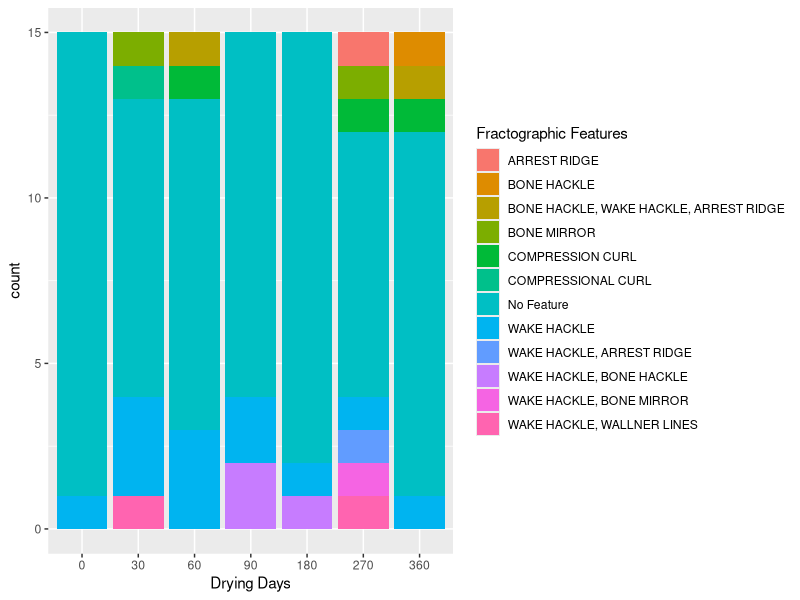
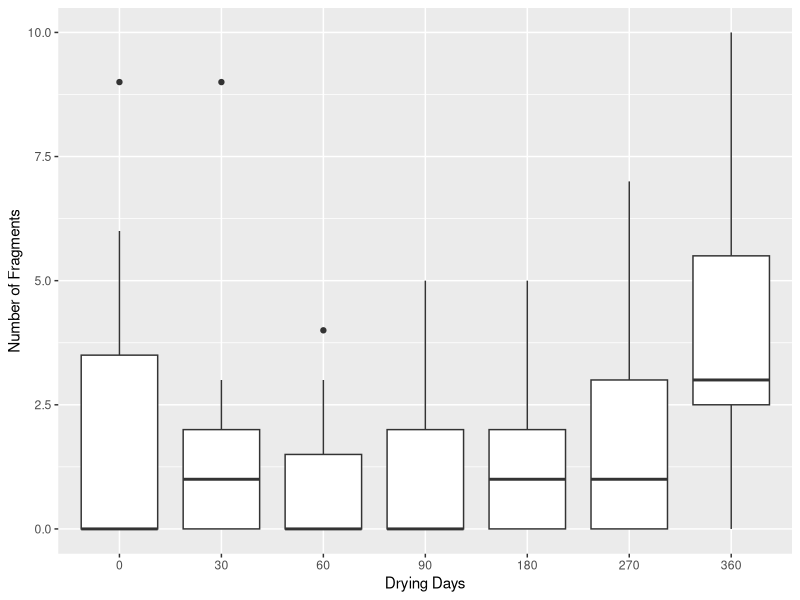
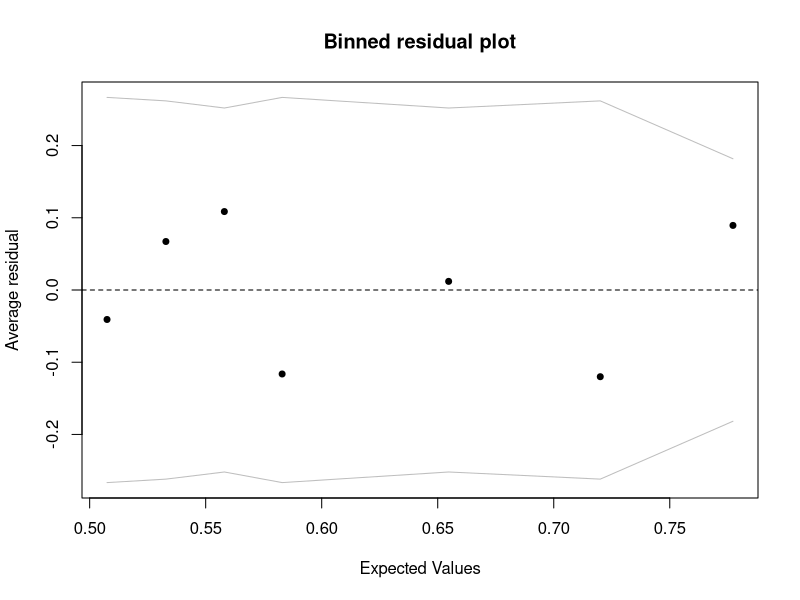
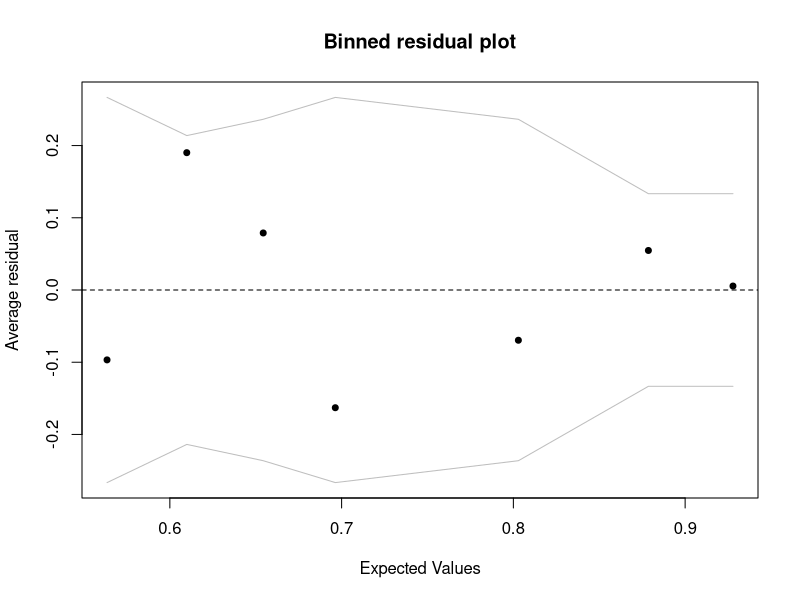
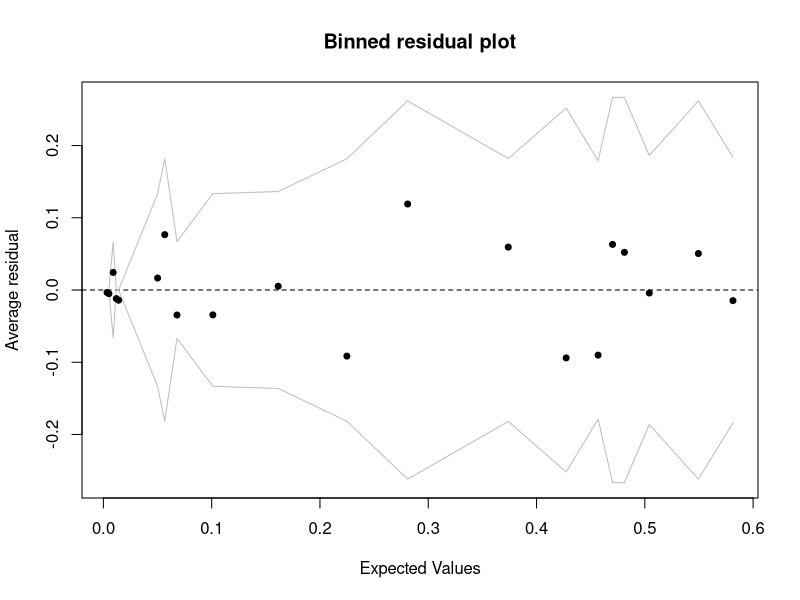
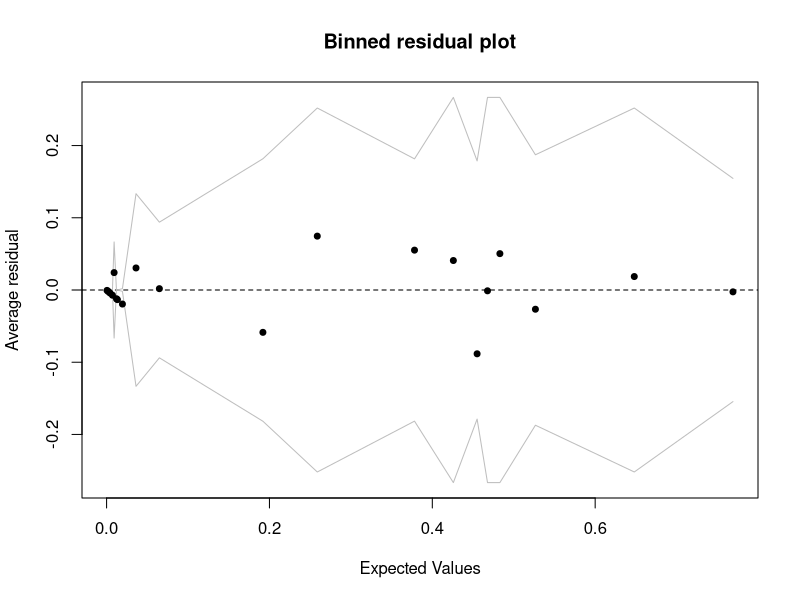
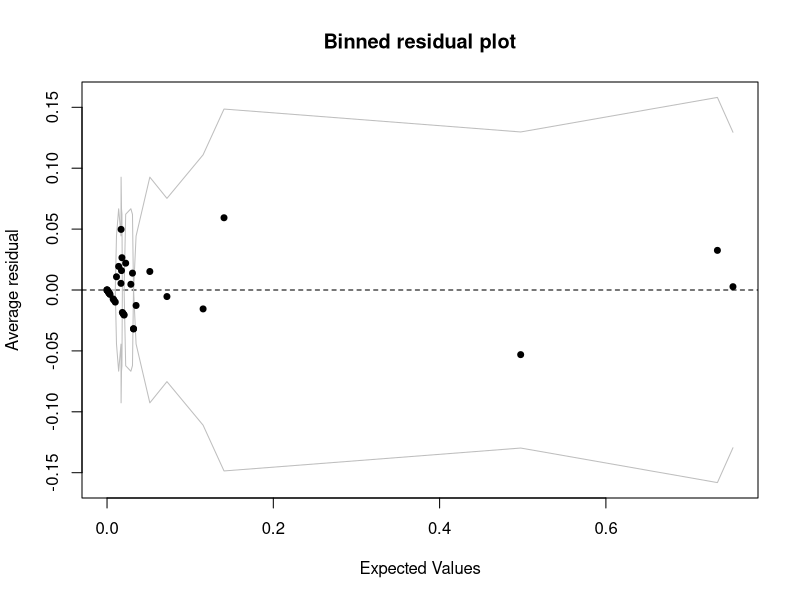

These figures' R source, in order:
## ---- chunk 1
knitr::opts_chunk$set(echo = FALSE)
library(tidyverse)
library(readxl)
library(dplyr)
library(nnet)
library(rlist)
library(arm)
library(knitr)
library(MASS)
# loading packages
## ---- chunk 2
bone <- readxl::read_xlsx("BU Thesis Data.xlsx", sheet = 2)
drop<-c()
for (i in 1:nrow(bone))  {
  if (is.na(bone$`Bone Type`[i])){
    drop <- c(drop, i)
  }
}
bone<-bone[-drop,]
# read bone and drop the date without information

# ignore unobserved bone
bone <- dplyr::select(bone,-`Bone Type`,-`Percentage of Feature Present`)
# select columns from Bone Type to Percentage of Feature Present
bone$`Bone Specimen` <- gsub("\\,.*","", bone$`Bone Specimen`)
bone$`Bone Specimen` <- gsub("[^0-9]","", bone$`Bone Specimen`)
bone$`days`<-as.numeric(bone$`Bone Specimen`)
bone<-mutate(bone,`Bone Specimen`=fct_relevel(`Bone Specimen`,'0','30','60','90','180','270','360'))

# creating variable drying day
typeof(bone$`Bone Specimen`)
bone$`Fractographic Features`[bone$`Fractographic Features`=="N/A"]<-"No Feature"
bone$`Fracture Angle`[bone$`Fracture Angle`=="N/A"]<-"non applicable"
bone$`Fracture Type`[bone$`Fracture Type`=="N/A"]<-"non applicable"
bone$`Fracture Surface`[bone$`Fracture Surface`=="N/A"]<-"non applicable"
bone$`Fracture Outline`[bone$`Fracture Outline`=="N/A"]<-"non applicable"
#Clean dependent variable

bone$`Bisecting Fracture`<-factor(bone$`Bisecting Fracture`)
bone$`Fracture-like`<-factor(bone$`Fracture-like`)
bone$`Fracture Angle`<-factor(bone$`Fracture Angle`)
bone$`Fracture Type`<-factor(bone$`Fracture Type`)
bone$`Fracture Surface`<-factor(bone$`Fracture Surface`)
bone$`Fracture Outline`<-factor(bone$`Fracture Outline`)

bone$`Fractographic Features`<-factor(bone$`Fractographic Features`)
# transfer variables to factor 
## ---- chunk 3
options(digits = 2) 
table1<-rbind(table(bone$`Bisecting Fracture`,bone$`Bone Specimen`)[2,]/15,table(bone$`Fracture-like`,bone$`Bone Specimen`)[2,]/15)
row.names(table1)<-c('Bisecting percentage','Fracture-like percentage')
kable(table1,caption = 'Bisecting Fracture and Fracture-like percentage for different drying-day groups')

ggplot(data = bone) + geom_bar(mapping = aes(x = `Bone Specimen`, fill = `Fractographic Features`))+labs(x="Drying Days")
ggplot(data = bone, mapping = aes(x = `Bone Specimen`, y = `Number of Fragments`)) + geom_boxplot()+labs(x="Drying Days")

## ---- chunk 4
fit.Bisect_Fracture<-glm(bone$`Bisecting Fracture`~bone$days,family = binomial())
summary(fit.Bisect_Fracture) #estimated coefficients & p-value
## ---- chunk 5
binnedplot(fitted(fit.Bisect_Fracture),resid(fit.Bisect_Fracture,type="response"))
## ---- chunk 6
fit.Fracture_like<-glm(bone$`Fracture-like`~bone$days,family = binomial())
summary(fit.Fracture_like) #estimated coefficients, p-value
## ---- chunk 7
binnedplot(fitted(fit.Fracture_like),resid(fit.Fracture_like,type="response"))
## ---- chunk 8
fit.Fracture_Angle<-multinom(bone$`Fracture Angle`~bone$days,trace = FALSE)
summary(fit.Fracture_Angle)
## ---- chunk 9
z <- summary(fit.Fracture_Angle)$coefficients / summary(fit.Fracture_Angle)$standard.errors
p <- (1-pnorm(abs(z),0,1)) * 2
p     # How to interpret significant part ??? 
## ---- chunk 10
binnedplot(fitted(fit.Fracture_Angle),resid(fit.Fracture_Angle,type="response"))
## ---- chunk 11
fit.Number_of_Fragments1 <- glm(bone$`Number of Fragments` ~ bone$days, family="poisson")
coef(fit.Number_of_Fragments1) #estimated coefficients
pchisq(fit.Number_of_Fragments1$deviance,df=fit.Number_of_Fragments1$df.residual, lower.tail=FALSE)
## ---- chunk 12
fit.Number_of_Fragments2 <- glm.nb(bone$`Number of Fragments` ~ bone$days)
summary(fit.Number_of_Fragments2)
pchisq(fit.Number_of_Fragments2$deviance,df=fit.Number_of_Fragments2$df.residual, lower.tail=FALSE)
## ---- chunk 13
fit.Fracture_Outline<-multinom(bone$`Fracture Outline`~bone$days,trace = FALSE)
coef(fit.Fracture_Outline) #estimated coefficients
## ---- chunk 14
z <- summary(fit.Fracture_Outline)$coefficients / summary(fit.Fracture_Outline)$standard.errors
p <- (1-pnorm(abs(z),0,1)) * 2
p
## ---- chunk 15
binnedplot(fitted(fit.Fracture_Outline),resid(fit.Fracture_Outline,type="response"))
## ---- chunk 16
fit.Fractographic_Features<-multinom(bone$`Fractographic Features`~bone$days,trace = FALSE)
coef(fit.Fractographic_Features)   #compression curl == compressional curl 
## ---- chunk 17
z <- summary(fit.Fractographic_Features)$coefficients / summary(fit.Fractographic_Features)$standard.errors
p <- (1-pnorm(abs(z),0,1)) * 2
p
## ---- chunk 18
binnedplot(fitted(fit.Fractographic_Features),resid(fit.Fractographic_Features,type="response"))
